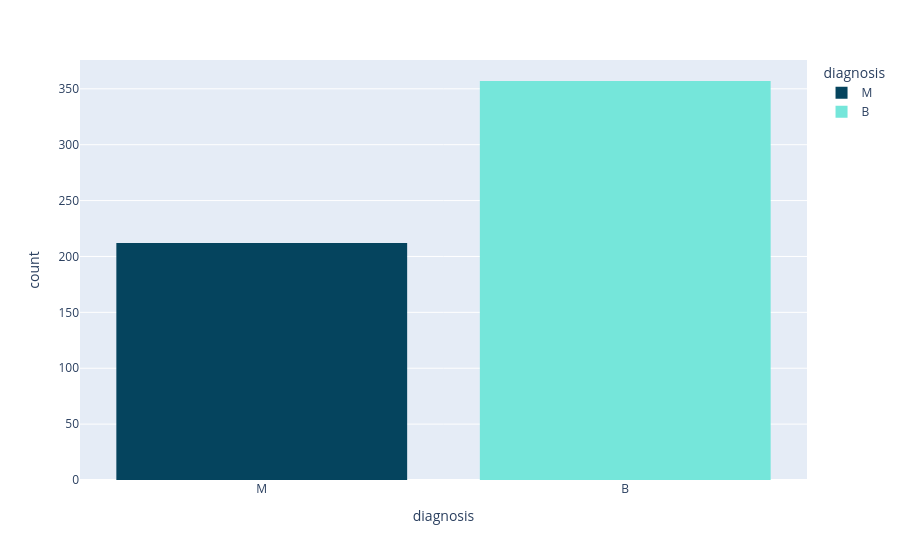

Notebook cell for this chart:
### Code cell
px.histogram(data_frame=df, x='diagnosis', color='diagnosis', color_discrete_sequence=['#05445e', '#75e6da'])

### Figure 1 — Plotly figure (JSON) as saved in the notebook; plotly's stock layout.template omitted (floating-point values rounded to 4 significant figures; data arrays with more than 128 entries replaced by an {"elided": "..."} marker saying what was removed)
{"data": [{"bingroup": "x", "hovertemplate": "diagnosis=%{x}<br>count=%{y}<extra></extra>", "legendgroup": "M", "marker": {"color": "#05445e", "pattern": {"shape": ""}}, "name": "M", "orientation": "v", "showlegend": true, "type": "histogram", "x": {"elided": "212 str values"}, "xaxis": "x", "yaxis": "y"}, {"bingroup": "x", "hovertemplate": "diagnosis=%{x}<br>count=%{y}<extra></extra>", "legendgroup": "B", "marker": {"color": "#75e6da", "pattern": {"shape": ""}}, "name": "B", "orientation": "v", "showlegend": true, "type": "histogram", "x": {"elided": "357 str values"}, "xaxis": "x", "yaxis": "y"}], "layout": {"barmode": "relative", "legend": {"title": {"text": "diagnosis"}, "tracegroupgap": 0}, "margin": {"t": 60}, "xaxis": {"anchor": "y", "categoryarray": ["M", "B"], "categoryorder": "array", "domain": [0, 1], "title": {"text": "diagnosis"}}, "yaxis": {"anchor": "x", "domain": [0, 1], "title": {"text": "count"}}}}
